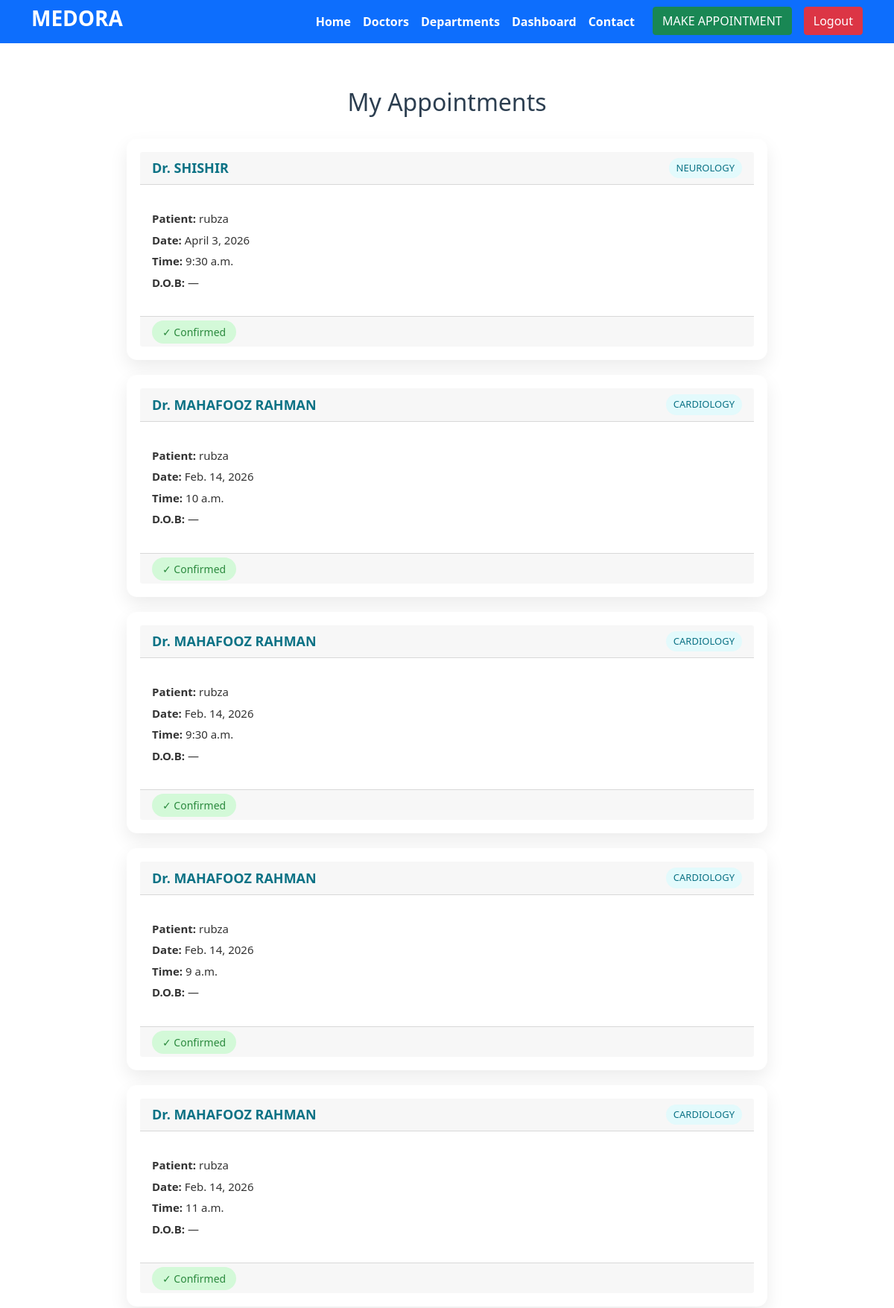
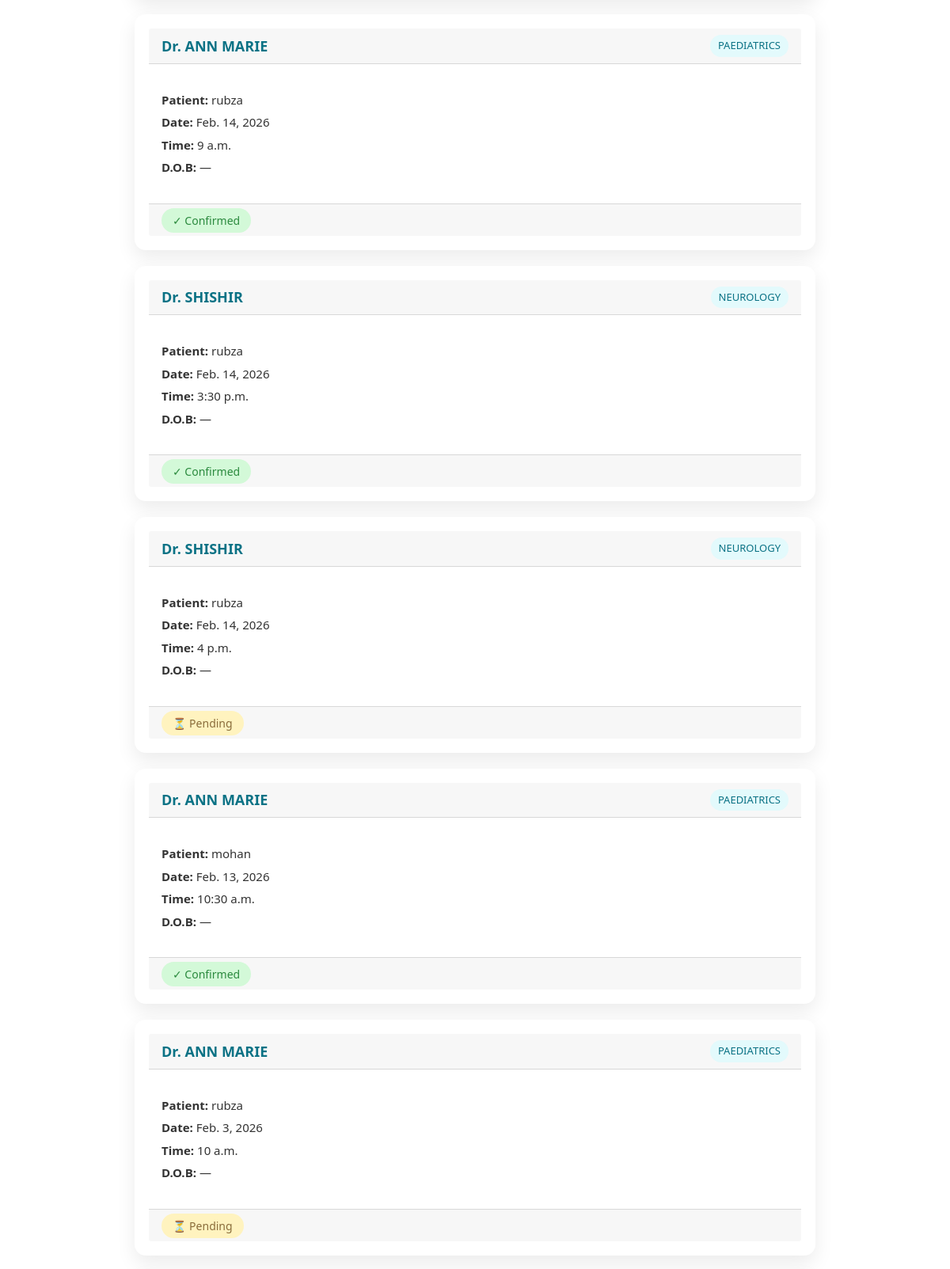
/medora/my_appointments (signed in, upper part), run on the app's committed database (2 pictures, top to bottom).
### home/models.py (models this page shows, shortened)
class Booking(models.Model):
    user=models.ForeignKey(User,on_delete=models.CASCADE)
    patient_name=models.CharField(max_length=250,null=True,blank=True)
    dep_name=models.ForeignKey(Departments,on_delete=models.CASCADE)
    doc_name=models.ForeignKey(Doctors,on_delete=models.CASCADE)
    booking_date=models.DateField()
    booked_on=models.DateField(auto_now=True)
    booking_time=models.TimeField(auto_now_add=True)
    appointment_time=models.TimeField(null=True,blank=True)
    status=models.BooleanField(default=False)

class Doctors(models.Model):
    doc_name=models.CharField(max_length=250)
    doc_spec=models.CharField(max_length=250)
    doc_dept=models.ForeignKey(Departments,on_delete=models.CASCADE)
    doc_image=models.ImageField(upload_to='doctors/')
    start_time=models.TimeField(null=True,blank=True)
    end_time=models.TimeField(default="21:00")

class Departments(models.Model):
    dep_name=models.CharField(max_length=250)
    dep_description=models.TextField(max_length=300,null=True)

### home/views.py (the view)
# urls.py: path('my_appointments',my_appointments, name='my_appointments'),
@login_required
def my_appointments(request):
    appointments=Booking.objects.filter(user=request.user).order_by('-booking_date','-booking_time')
    return render(request,'my_app.html',{'appointments':appointments})

### templates/my_app.html
{% extends 'base.html' %}
{% load static %}
{% block content %}
<link rel="stylesheet" href="{% static 'css/app.css' %}">
<div class="my-appointments-page">
  <h2 class="page-title">My Appointments</h2>
  {% if appointments %}
    <div class="appointments-list">
      {% for app in appointments %}
        <div class="appointment-card">
          <div class="card-header">
            <strong>Dr. {{ app.doc_name.doc_name }}</strong>
            <span class="dept">{{ app.dep_name.dep_name }}</span>
          </div>
          <div class="card-body">
            <p><strong>Patient:</strong> {{ app.patient_name|default:"Not provided" }}</p>
            <p><strong>Date:</strong> {{ app.booking_date }}</p>
            <p><strong>Time:</strong> {{ app.appointment_time|default:"Not set" }}</p>
            <p><strong>D.O.B:</strong> {{ app.date_of_birth|default:"—" }}</p>
          </div>
          <div class="card-footer">
            {% if app.status %}
              <span class="status confirmed">✓ Confirmed</span>
            {% else %}
              <span class="status pending">⏳ Pending</span>
            {% endif %}
          </div>
        </div>
      {% endfor %}
    </div>
  {% else %}
    <p class="empty-text">You have no appointments yet.</p>
  {% endif %}
</div>
{% endblock %}

### static/css/app.css (style rules this page uses)
.my-appointments-page { max-width: 900px; margin: 40px auto; padding: 20px; font-family: 'Segoe UI', sans-serif; }
.my-appointments-page h2 { text-align: center; margin-bottom: 30px; color: #2c3e50; }
.appointments-list { display: grid; gap: 20px; }
.appointment-card { background: #ffffff; border-radius: 14px; padding: 18px; box-shadow: 0 10px 25px rgba(0, 0, 0, 0.08); transition: transform 0.2s ease; }
.card-header { display: flex; justify-content: space-between; align-items: center; margin-bottom: 12px; }
.card-header strong { font-size: 18px; color: #0b7285; }
.dept { background: #e3fafc; color: #0b7285; padding: 4px 10px; border-radius: 20px; font-size: 13px; }
.card-body p { margin: 6px 0; font-size: 15px; color: #333; }
.card-footer { margin-top: 12px; }
.status { padding: 6px 14px; border-radius: 20px; font-size: 14px; font-weight: 500; }
.status.confirmed { background: #d3f9d8; color: #2b8a3e; }
.status.pending { background: #fff3bf; color: #8a6d3b; }

### data on the page
Booking: doc_name.doc_name "SHISHIR", dep_name.dep_name "NEUROLOGY", patient_name "rubza", booking_date "April 3, 2026", appointment_time "9:30 a.m.", date_of_birth "—", status "✓ Confirmed"
Booking: doc_name.doc_name "MAHAFOOZ RAHMAN", dep_name.dep_name "CARDIOLOGY", patient_name "rubza", booking_date "Feb. 14, 2026", appointment_time "10 a.m.", date_of_birth "—", status "✓ Confirmed"
Booking: doc_name.doc_name "MAHAFOOZ RAHMAN", dep_name.dep_name "CARDIOLOGY", patient_name "rubza", booking_date "Feb. 14, 2026", appointment_time "9:30 a.m.", date_of_birth "—", status "✓ Confirmed"
Booking: doc_name.doc_name "MAHAFOOZ RAHMAN", dep_name.dep_name "CARDIOLOGY", patient_name "rubza", booking_date "Feb. 14, 2026", appointment_time "9 a.m.", date_of_birth "—", status "✓ Confirmed"
Booking: doc_name.doc_name "MAHAFOOZ RAHMAN", dep_name.dep_name "CARDIOLOGY", patient_name "rubza", booking_date "Feb. 14, 2026", appointment_time "11 a.m.", date_of_birth "—", status "✓ Confirmed"
Booking: doc_name.doc_name "ANN MARIE", dep_name.dep_name "PAEDIATRICS", patient_name "rubza", booking_date "Feb. 14, 2026", appointment_time "9 a.m.", date_of_birth "—", status "✓ Confirmed"
Booking: doc_name.doc_name "SHISHIR", dep_name.dep_name "NEUROLOGY", patient_name "rubza", booking_date "Feb. 14, 2026", appointment_time "3:30 p.m.", date_of_birth "—", status "✓ Confirmed"
Booking: doc_name.doc_name "SHISHIR", dep_name.dep_name "NEUROLOGY", patient_name "rubza", booking_date "Feb. 14, 2026", appointment_time "4 p.m.", date_of_birth "—", status "⏳ Pending"
Booking: doc_name.doc_name "ANN MARIE", dep_name.dep_name "PAEDIATRICS", patient_name "mohan", booking_date "Feb. 13, 2026", appointment_time "10:30 a.m.", date_of_birth "—", status "✓ Confirmed"
Booking: doc_name.doc_name "ANN MARIE", dep_name.dep_name "PAEDIATRICS", patient_name "rubza", booking_date "Feb. 3, 2026", appointment_time "10 a.m.", date_of_birth "—", status "⏳ Pending"
